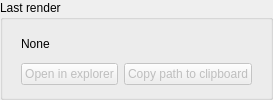
    <widget class="QGroupBox" name="groupBox_3">
     <property name="title">
      <string>Last render</string>
     </property>
     <property name="checkable">
      <bool>false</bool>
     </property>
     <property name="checked">
      <bool>false</bool>
     </property>
     <layout class="QVBoxLayout" name="verticalLayout_4">
      <property name="leftMargin">
       <number>18</number>
      </property>
      <property name="rightMargin">
       <number>18</number>
      </property>
      <item>
       <widget class="QLabel" name="l_pathLast">
        <property name="text">
         <string>None</string>
        </property>
       </widget>
      </item>
      <item>
       <widget class="QWidget" name="widget_2" native="true">
        <layout class="QHBoxLayout" name="horizontalLayout_19">
         <property name="margin">
          <number>0</number>
         </property>
         <item>
          <widget class="QPushButton" name="b_openLast">
           <property name="enabled">
            <bool>false</bool>
           </property>
           <property name="focusPolicy">
            <enum>Qt::NoFocus</enum>
           </property>
           <property name="text">
            <string>Open in explorer</string>
           </property>
          </widget>
         </item>
         <item>
          <widget class="QPushButton" name="b_copyLast">
           <property name="enabled">
            <bool>false</bool>
           </property>
           <property name="focusPolicy">
            <enum>Qt::NoFocus</enum>
           </property>
           <property name="text">
            <string>Copy path to clipboard</string>
           </property>
          </widget>
         </item>
        </layout>
       </widget>
      </item>
     </layout>
    </widget>
